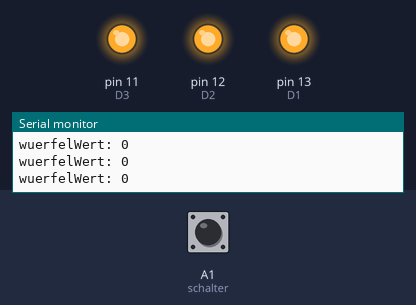
The sketch below on a simulated Arduino Uno, built with avr-gcc and run on an emulated ATmega328P. On the bench: output pins drawn as LEDs (lit = HIGH), the last lines printed to the serial monitor. The inputs (shaded band) are chosen by the test bench; at power-on: A1 (schalter) HIGH. Pins used as bus, display or sensor lines are not drawn.

Above: at 1.2 s.
1.3 s: A1 (schalter) pulsed LOW 5 times (0.12 s each, 0.3 s apart)
At 2.82 s:
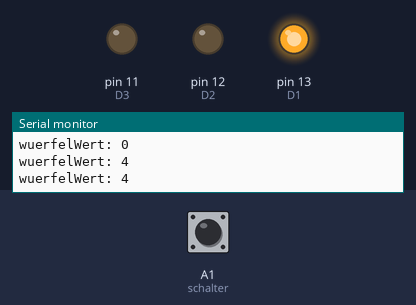
4.5 s: A1 (schalter) driven LOW
At 5.1 s:
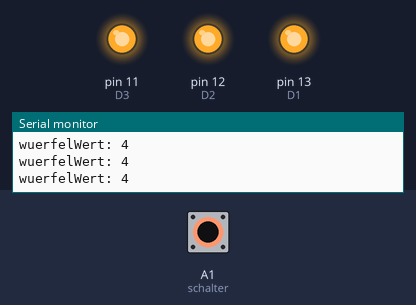
6.1 s: A1 (schalter) driven HIGH
At 6.3 s:
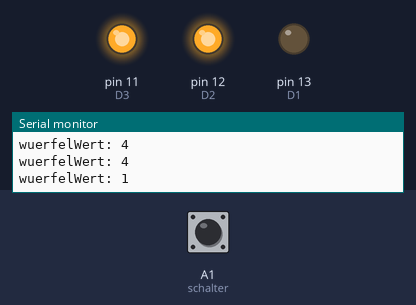
9.1 s: A1 (schalter) pulsed LOW 5 times (0.12 s each, 0.3 s apart)
At 10.62 s:
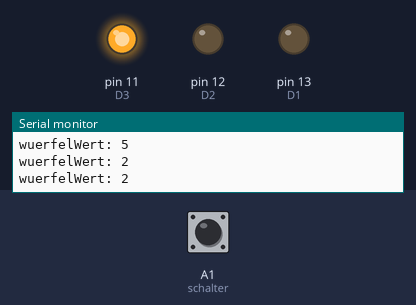
Timing chart, 0 to 12.1 s (numbered marks = the images above; inputs shaded):
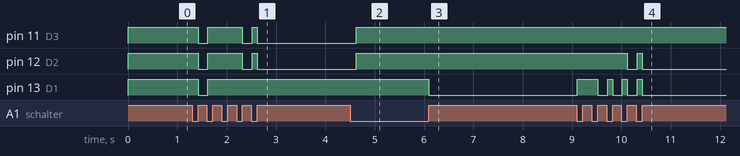

Measured:
- after the input at 1.3 s, pin 11 (D3), pin 12 (D2): goes LOW 0.20 s, HIGH 0.70 s, LOW 0.20 s, HIGH 0.10 s, then LOW, starting after 0.12 s; pin 13 (D1): HIGH → LOW after 0.12 s, → HIGH 0.20 s later
- after the input at 4.5 s, pin 11 (D3), pin 12 (D2): LOW → HIGH after 0.12 s
- after the input at 6.1 s, pin 13 (D1): HIGH → LOW at once
- after the input at 9.1 s, pin 12 (D2): HIGH → LOW after 1.0 s, → HIGH 0.20 s later, → LOW 0.10 s later; pin 13 (D1): LOW → HIGH at once, then repeats every 0.30 s: LOW 0.20 s, HIGH 0.10 s, until it stays LOW from 10.4 s

The sketch:

loesung.ino
```cpp
// Pins der LEDs
// (für bessere Lesbarkeit)
#define D1 13
#define D2 12
#define D3 11
#define D4 10
// nicht switch als bezeichnung benutzen,
// sonst funktioniert 'switch case' nicht mehr
#define schalter A1

byte loopCounter = 0;
byte wuerfelWert = 0;

// Array mit den Pins der LEDs
byte wuerfelLeds[7] =
{
  D4,
  D3,
  D2,
  D1
};

// Array mit Bitmustern für die verschiedenen Ergebnisse
// resultArray ist invertiert, da LEDs low aktiv sind
boolean resultArray[7][4] =
{
// D4 D3 D2 D1
  {1, 1, 1, 1},// Wüfelwert 0
  {1, 1, 1, 0},// Wüfelwert 1
  {1, 1, 0, 0},// Wüfelwert 2
  {1, 0, 0, 0},// Wüfelwert 3
  {1, 0, 0, 1},// Wüfelwert 4
  {0, 1, 1, 0},// Wüfelwert 5
  {0, 0, 0, 0} // Wüfelwert 6
};

// Anzahl der Würfel LEDs:
// sizeof() ist Größe in Byte,
// desshalb muss man noch durch die Größe der Elemente teilen,
// um die Anzahl der Elemente zu erhalten.
int wuerfelLedsSize = sizeof(wuerfelLeds) / sizeof(wuerfelLeds[0]);

void setup()
{
   // initialisiert serielle Schnittstelle mit 9600 Baud
  Serial.begin(9600);
  Serial.println("FTIT23_Weiss");
  // Schalter-Pin als input deklarieren
  // Schalter ist LOW aktiv
  pinMode(schalter, INPUT);

  // LED-Pins als outputs deklarieren
  for(byte i=0; i<wuerfelLedsSize; i++){
    pinMode(wuerfelLeds[i], OUTPUT);
  }
}

void loop()
{
  // Wenn die Schaltung in Hardware aufgebaut wird
  // muss evtl. der Schalter entprellt werden
  while(!digitalRead(schalter)){
    // um 1 inkrementieren
    loopCounter++;
  }

  // Wert zwischen 0 und 6 generieren
  wuerfelWert = loopCounter % 7;
  showWuerfelWert(wuerfelWert);
   // Wert ausgeben, mit anschließendem Zeilenumbruch
  Serial.print("wuerfelWert: ");
  Serial.println(wuerfelWert);
  // 200ms warten
  delay(200);
  // Leds ausschalten
  ledsOff();
}

// Alle LEDs aus
void ledsOff(){
  for(byte i=0; i<wuerfelLedsSize; i++){
	// HIGH weil LEDs low aktiv angeschlossen sind
	digitalWrite(wuerfelLeds[i], HIGH);
  }
}

// Zeigt Zahl zwischen 0 und 6 an
void showWuerfelWert(int result){
  for(int i=0; i<wuerfelLedsSize; i++){
	digitalWrite(wuerfelLeds[i], resultArray[result][i]);
  }
}
```
